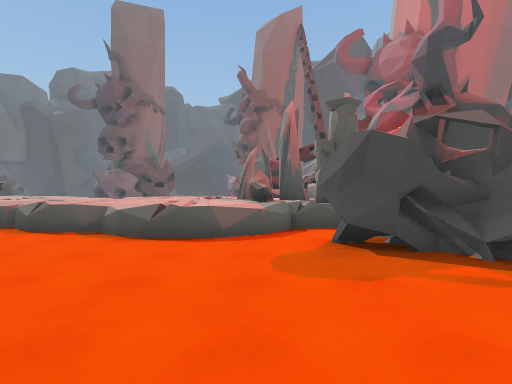
[1] (above)

24 first-person views from a walk through a 3-D level made in the Unity game engine. The camera is 1.5 m above the floor, looks level and sees 85° across. Doors are open. The floor is counted in squares, 2 m on a side. Each view is taken from the middle of a square. On the plan, view 1 faces up. The plan holds only what a view shows up to about 10 squares ahead; the rest is blank. The place goes on beyond the plan. Some animated figures are not drawn. Some surface patterns are stand-ins.

[2]
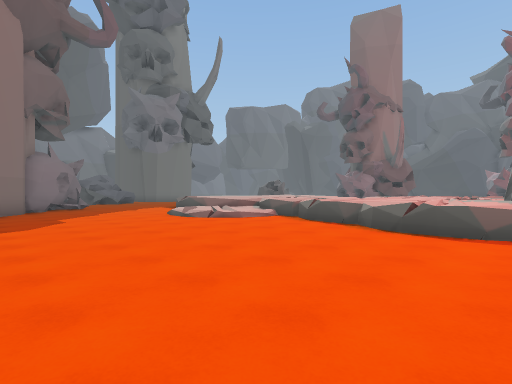

[3]
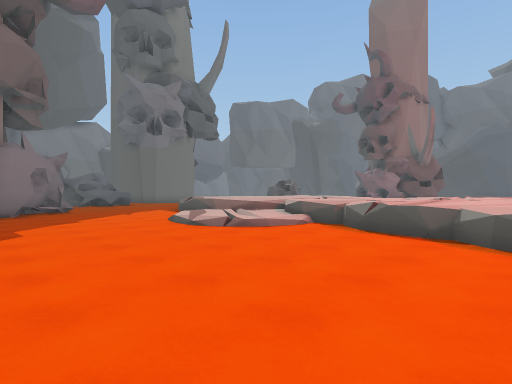

[4]
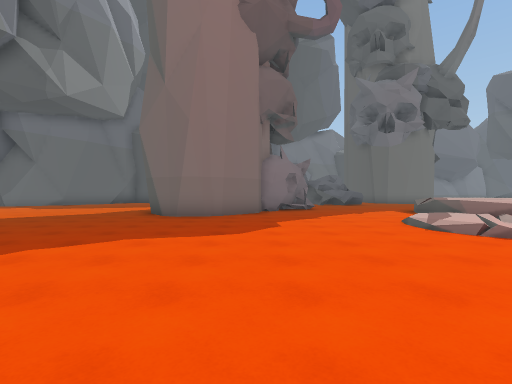

[5]
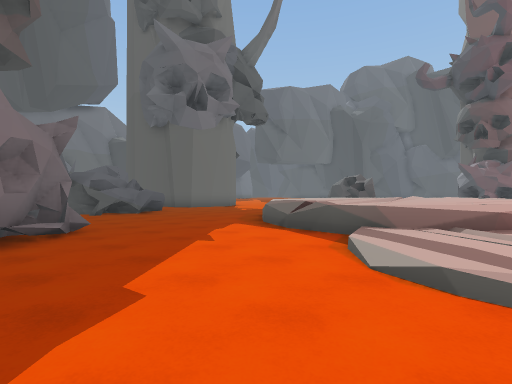

[6]
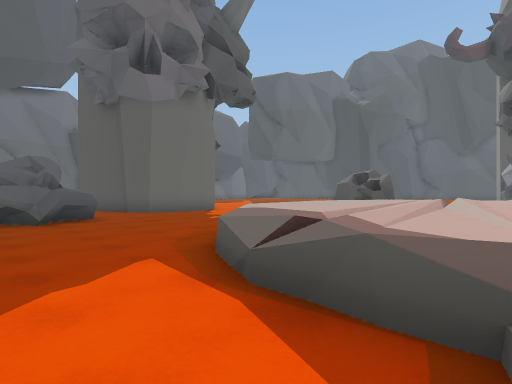

[7]
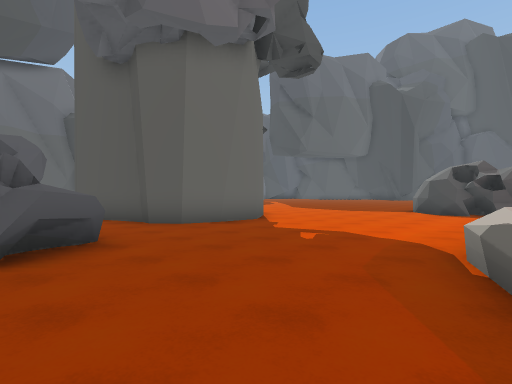

[8]
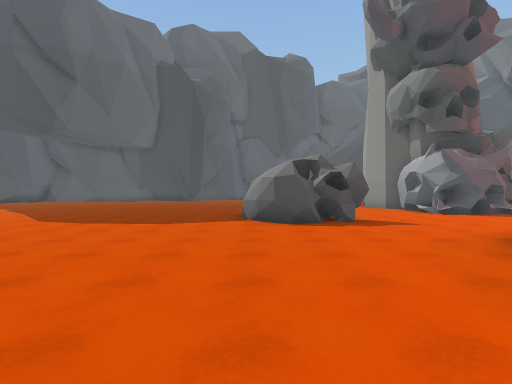

[9]
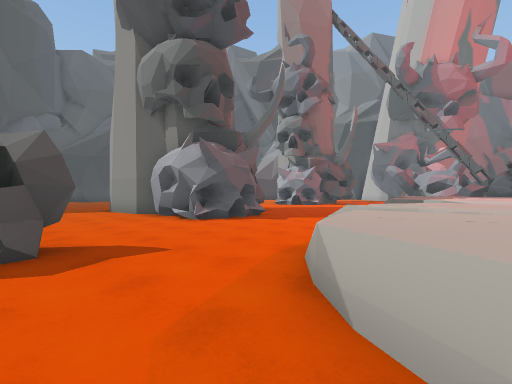

[10]
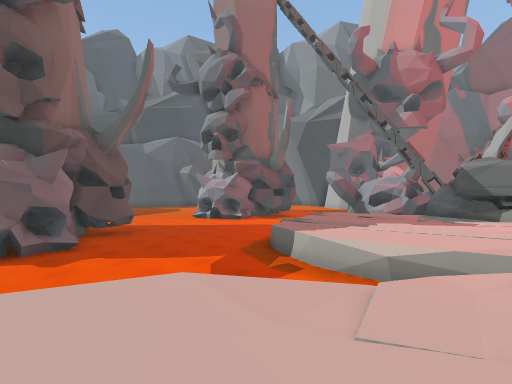

[11]
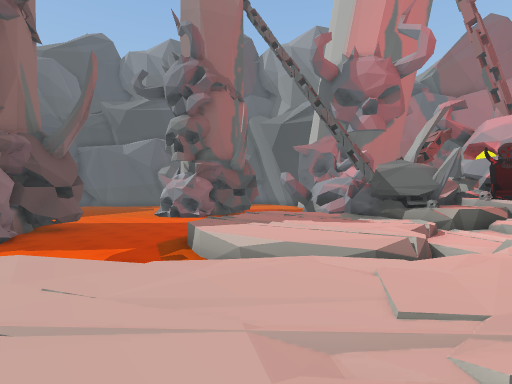

[12]
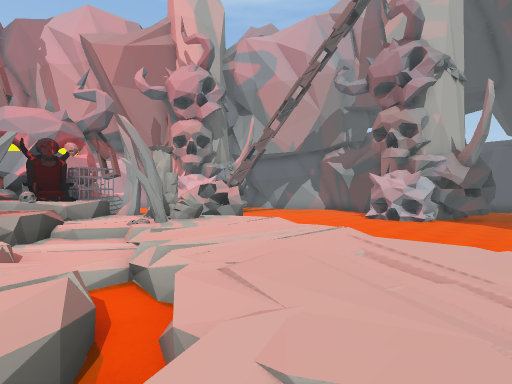

[13]
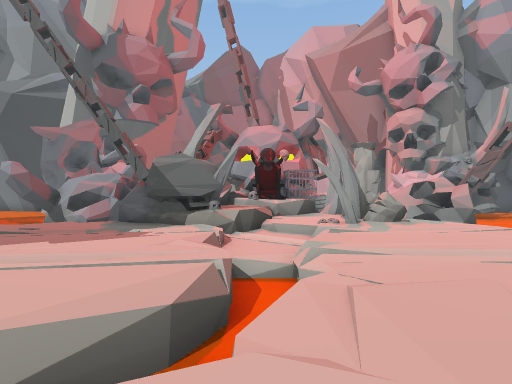

[14]
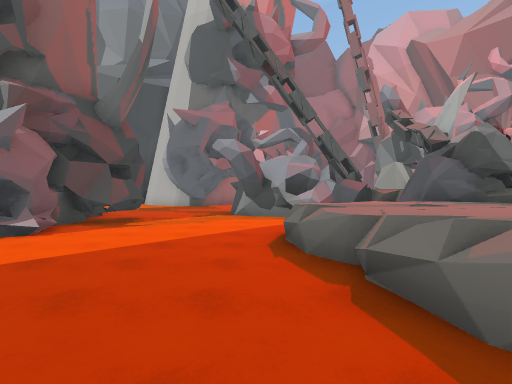

[15]
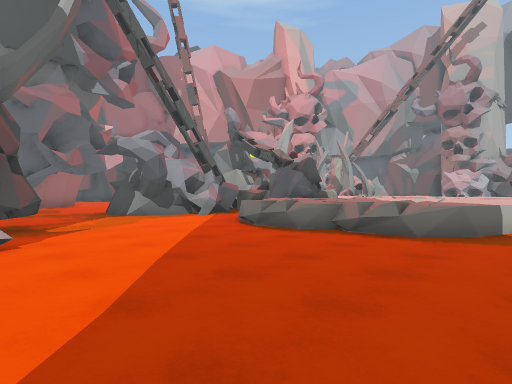

[16]
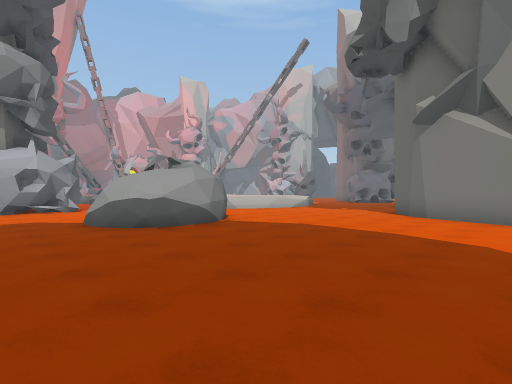

[17]
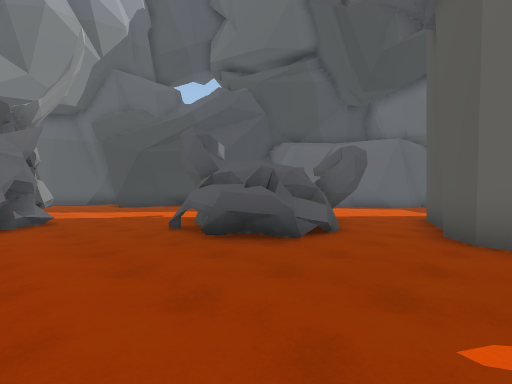

[18]
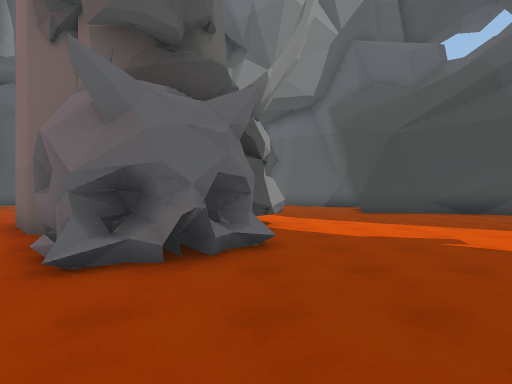

[19]
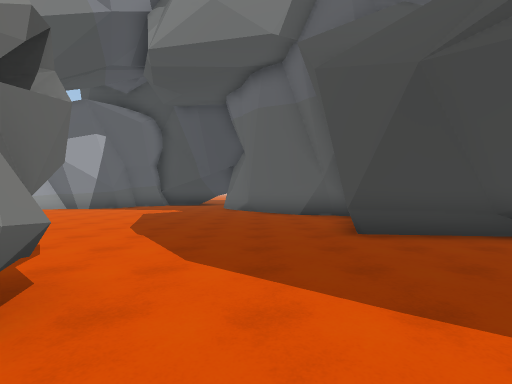

[20]
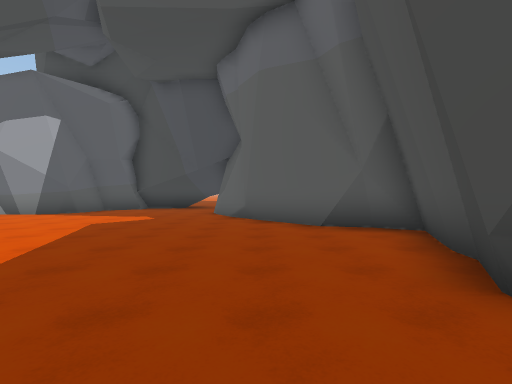

[21]
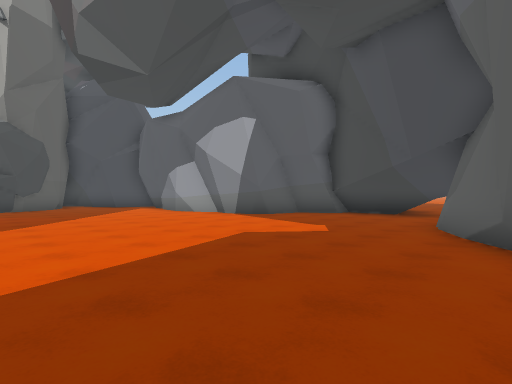

[22]
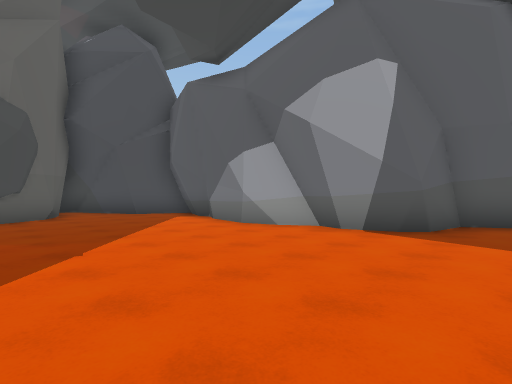

[23]
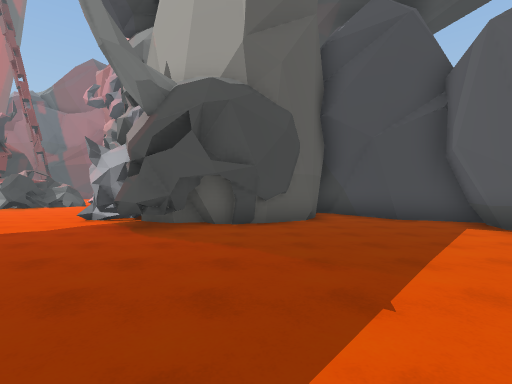

[24]
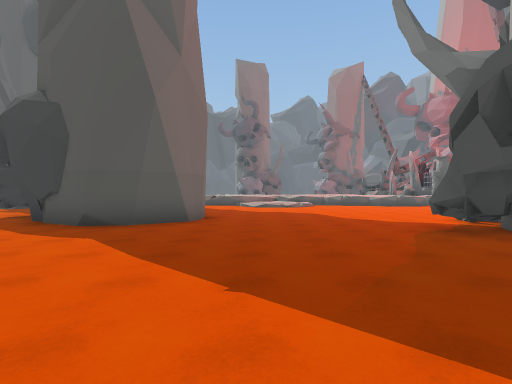

### Floor plan
Key: @ floor where view 1 was taken; # wall or solid block; . main floor; : floor 0.25 m higher than the main floor; + floor 0.5 m higher than the main floor; * floor 1 m higher than the main floor; / step, stairs or slope; D open door; = window, fence, low wall or low ledge; ^ raised ledge; P pillar; B boulder; O other object.
Columns run from 23 left of view 1 to 4 right of it. Each row starts with its distance up from view 1.
 21 ............#  # .....#.##..
 20 ............# ###...........
 19 .......#....###.............
 18 ......## ....#.............#
 17 ......###................###
 16 ......###..........=====.##
 15 ..................=****=.##
 14 ...........= //../=**** .##
 13 ..........//***=./*****B###O
 12 ###......=*****/==#****BB#OB
 11   ##...../*//****==#=* BB= B
 10     .....***/*****===+ =#O #
  9   ##.....***/********++**OO#
  8 ###......=*//***//*****##ODB
  7 #........//*/**/*/*****P###B
  6 ..#^#^....//===//==#=**P#P.
  5 ..###^........:/::==/====#
  4     ##......../++.......###
  3     #.....................#
  2     ....##................
  1    ....####..............
  0   ......####...........@
 -1  ......##  ##...........
 -2  ......##   #........
 -3 ........#####.......#
 -4 #.........##......###
 -5 ####..............##
 -6   ##...............#
 -7   #................#
 -8   #................###
 -9   ##.................##
-10    ##................##
-11     ##..............##
-12      ##......########
-13       #.....##
-14        ....##
-15        .####
-16        ##

Where each view was taken, in squares from view 1:
view 1: 0 up, 0 right, facing up
view 2: 1 down, 0 right, facing up-left
view 3: 0 up, 2 left, facing up-left
view 4: 0 up, 2 left, facing left
view 5: 1 up, 8 left, facing up-left
view 6: 4 up, 10 left, facing up-left
view 7: 5 up, 14 left, facing up-left
view 8: 9 up, 17 left, facing up
view 9: 12 up, 15 left, facing up-right
view 10: 11 up, 10 left, facing up-right
view 11: 9 up, 9 left, facing up-right
view 12: 11 up, 7 left, facing down-right
view 13: 10 up, 7 left, facing right
view 14: 17 up, 6 left, facing right
view 15: 21 up, 6 left, facing down-right
view 16: 21 up, 23 left, facing down-right
view 17: 9 up, 15 left, facing down-left
view 18: 5 up, 16 left, facing down
view 19: 0 up, 18 left, facing down
view 20: 3 down, 18 left, facing down
view 21: 6 down, 18 left, facing down-right
view 22: 7 down, 13 left, facing down-right
view 23: 7 down, 11 left, facing right
view 24: 10 down, 9 left, facing up
